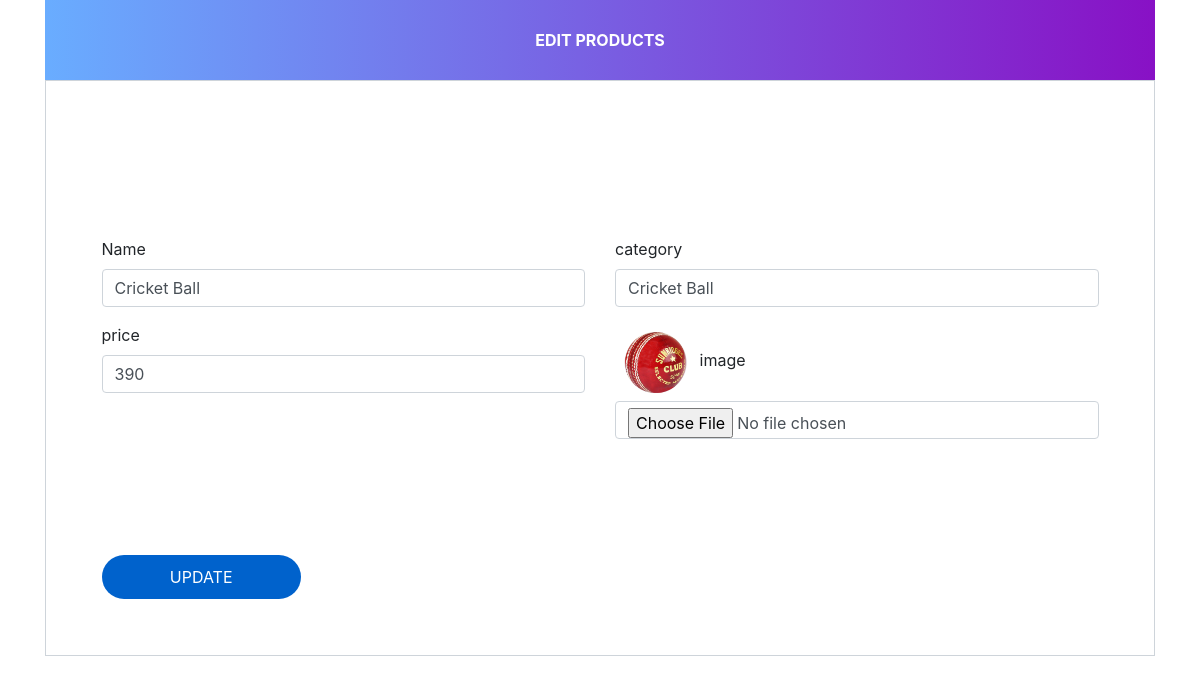
Screenshot of /edit-product/10 with the database file from the repository.
### neona_sports/models.py (models this page shows, shortened)
class Product(models.Model):
    Availibilty = (('In Stock','In Stock'), ("Out of Stock","Out of Stock"))
    category = models.ForeignKey(Category, on_delete=models.CASCADE, default='1')
    name = models.CharField(max_length=255)
    description = models.CharField(max_length=200, default='')
    price = models.IntegerField(default=0)
    sale = models.CharField(max_length=255)
    image = models.ImageField(upload_to='products/')
    Availibilty = models.CharField(choices=Availibilty,null=True, max_length=100)
    created_at = models.DateTimeField(auto_now_add=True)
    featured = models.BooleanField(default=False)

class Category(models.Model):
    main_category = models.ForeignKey(Main_category, on_delete=models.CASCADE)
    name = models.CharField(max_length=100)
    def __str__(self):
        return self.name

### neona_sports/views.py (the view, shortened to what this page needs)
# urls.py: path('edit-product/<str:st>', views.editProduct, name="edit-product"),
def editProduct(request, st):
    prod = Product.objects.get(id=st)
    context ={
        'prod':prod
    }
    return render(request, 'admin/editproduct.html', context)

### neona_sports/templates/admin/editproduct.html (shortened to what this page needs)
<!DOCTYPE html>
<html lang="en">
<head>
    {% load static %}
	<link rel="stylesheet" href="{% static 'css/admin.css'%}">
    <link href="//maxcdn.bootstrapcdn.com/bootstrap/4.1.1/css/bootstrap.min.css" rel="stylesheet" id="bootstrap-css">
</head>
<body>
    <form method="post" enctype="multipart/form-data">
        <div class="container register-form">
          <div class="form">
            <div class="note">
              <p>EDIT PRODUCTS</p>
            </div>
            <div class="form-content">
              <div class="row">
                <div class="col-md-6">
                  <div class="form-group">
                    <label>Name</label>
                    <input name="name" type="text" value="{{prod.name}}" class="form-control" required>
                  </div>
                  <div class="form-group">
                    <label>price</label>
                    <input name="price" type="number" value="{{prod.price}}" class="form-control" required>
                  </div>
                </div>
                <div class="col-md-6">
                  <div class="form-group">
                    <label>category</label>
                    <input name="category" type="text" value="{{prod.category}}" class="form-control" required>
                  </div>
                  <div class="form-group">
                    {% if prod.image %}
                        <img src="{{prod.image.url}}"  alt="Profile Pic"  width="80px" >
                    {% endif %}
                        <label>image</label>
                    <input name="image" type="file" value="{{prod.name}}" class="form-control" required>
                  </div>
                </div>
              </div>
              <button type="submit" class="btnSubmit">UPDATE</button>
            </div>
          </div>
        </div>
      </form>
</body>
</html>

### neona_sports/static/css/admin.css (style rules this page uses)
.row { margin: 100px; }
.note { text-align: center; height: 80px; background: -webkit-linear-gradient(left, #3c94ffc4, #8811c5); color: #fff; font-weight: bold; line-height: 80px; }
.form-content { padding: 5%; border: 1px solid #ced4da; margin-bottom: 2%; }
.form-control { border-radius: 1.5rem; }
.btnSubmit { border: none; border-radius: 1.5rem; padding: 1%; width: 20%; cursor: pointer; background: #0062cc; color: #fff; }
p { text-align: center; }

### rows the page displays
Product: name "Cricket Ball", price "390", category "Cricket Ball", image (picture)
